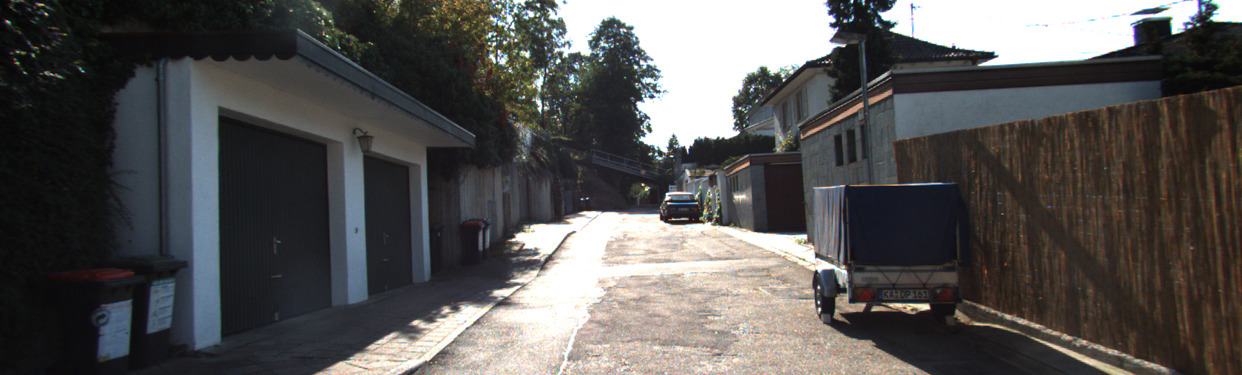
#> input picture chapter3/mypic.png, 1242 x 375 px
$ python hpf.py
#> lines starting #> are read from the running program, lines starting #| are printed output that depends on the picture
import cv2
import numpy as np
from scipy import ndimage

kernel_3x3 = np.array([[-1, -1, -1], [-1, 8, -1], [-1, -1, -1]])
kernel_5x5 = np.array([[-1, -1, -1, -1, -1], [-1, 1, 2, 1, -1],
                       [-1, 2, 4, 2, -1], [-1, 1, 2, 1, -1], [-1, -1, -1, -1, -1]])
sharpen = np.array([[0, -1, 0], [-1, 5, -1], [0, -1, 0]])
top_sobel = np.array([[-1, -2, -1], [0, 0, 0], [-1, -2, -1]])

img = cv2.imread('mypic.png', 0)
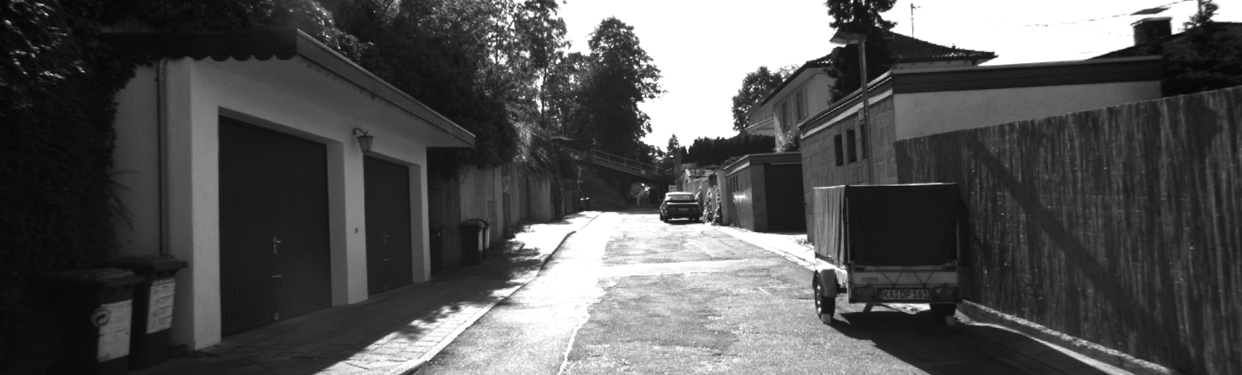
#> img: shape (375, 1242); min 5, max 255, mean 84.6

def convolution(img, kernel):
    input = np.pad(img, (int((kernel.shape[0] - 1)/2), int((kernel.shape[1] - 1)/2)))
    output = np.empty_like(img)
    for i in range(output.shape[0]):
        for j in range(output.shape[1]):
            output[i, j] = np.sum(input[i: i + kernel.shape[0], j:j+kernel.shape[1]] * kernel)
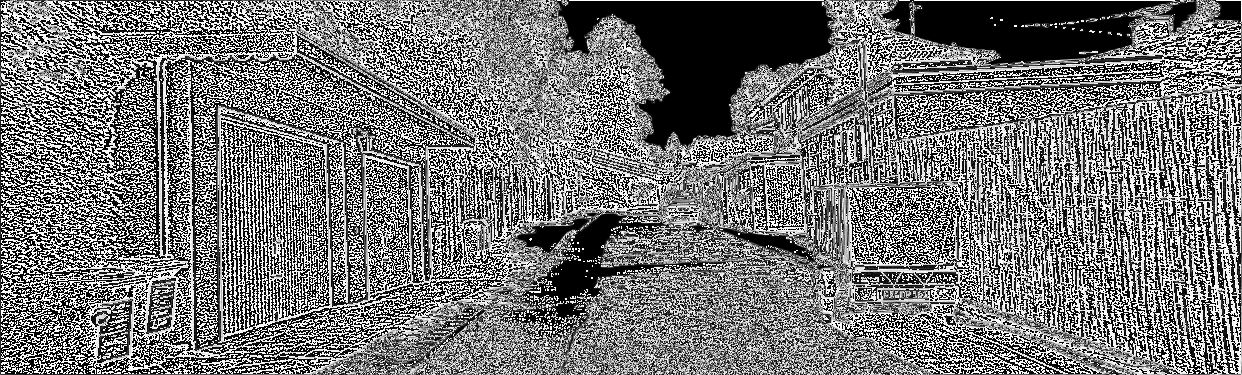
#> output: shape (375, 1242); min 0, max 255, mean 117.2
    return output

# k3 = ndimage.convolve(img, kernel_3x3)
# k5 = ndimage.convolve(img, kernel_5x5)

k3 = convolution(img, kernel_3x3)
k5 = convolution(img, kernel_5x5)
#> in convolution (call 2), `input = np.pad(img, (int((kernel.shape[0] - 1)/2), int((kernel.shape[1..`:
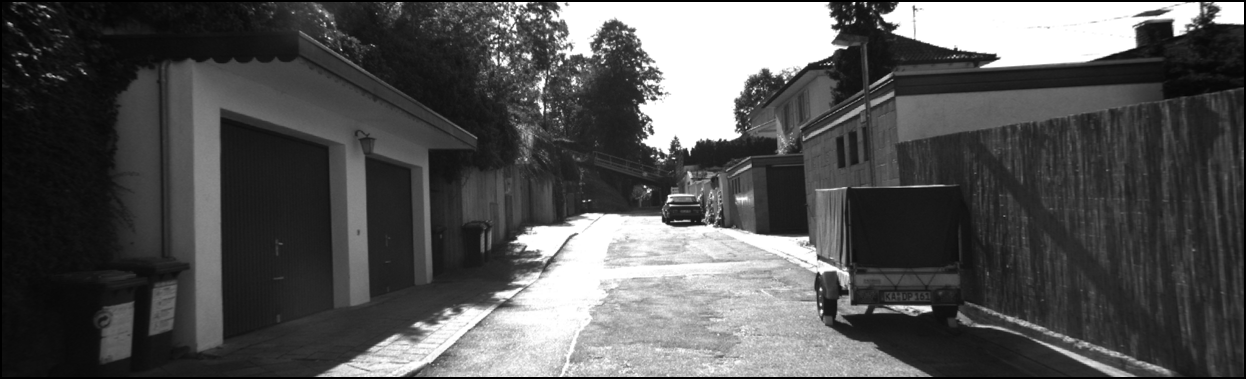
#> input: shape (379, 1246); min 0, max 255, mean 83.4
#> after the loop in convolution (call 2), `for i in range(output.shape[0]):`:
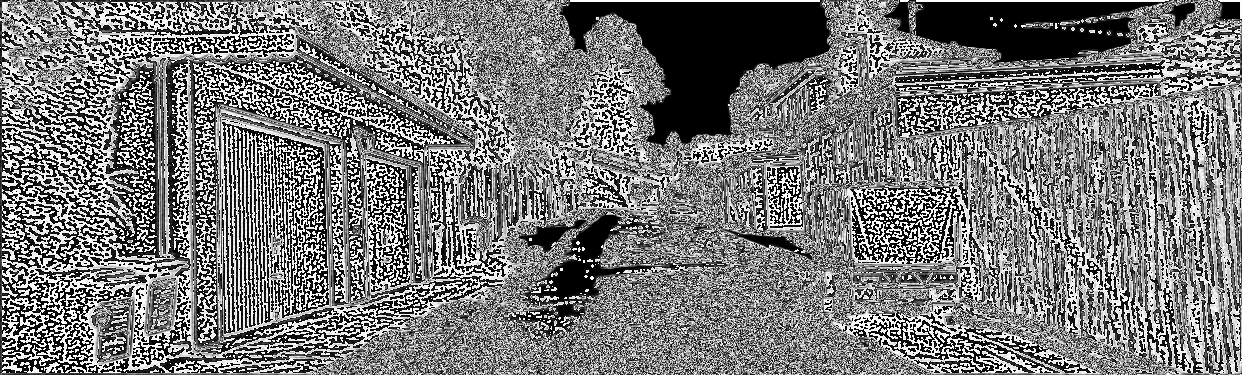
#> output: shape (375, 1242); min 0, max 255, mean 119.9
sp = convolution(img, top_sobel)
#> after the loop in convolution (call 3), `for i in range(output.shape[0]):`:
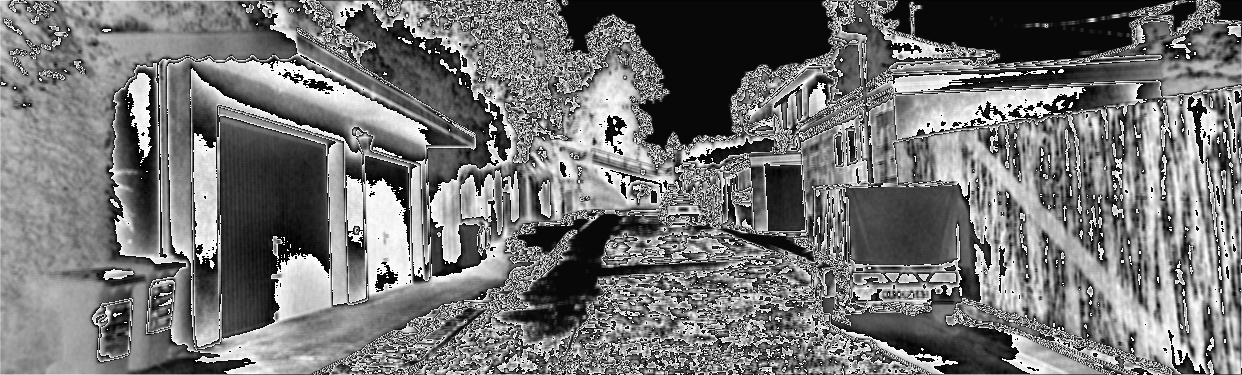
#> output: shape (375, 1242); min 0, max 255, mean 116.6

blurred = cv2.GaussianBlur(img, (17, 17), 0)
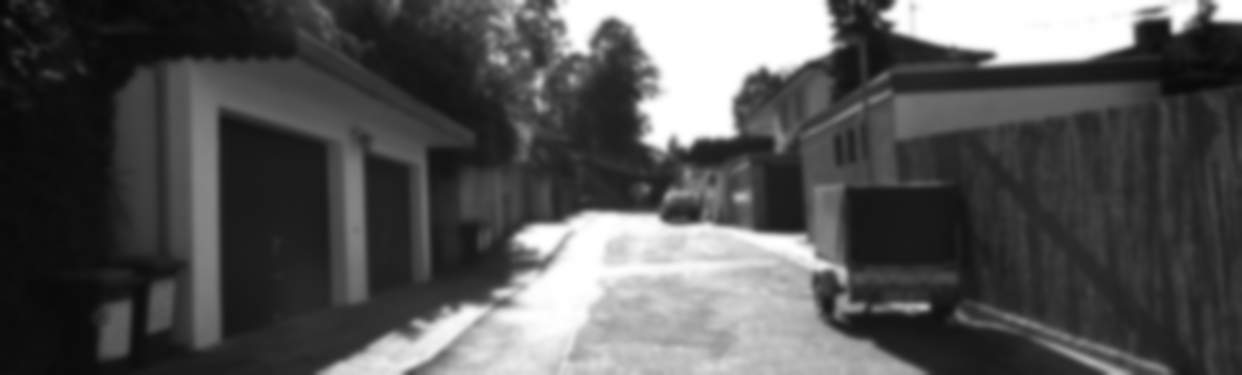
#> blurred: shape (375, 1242); min 7, max 255, mean 84.6
g_hpf = img - blurred
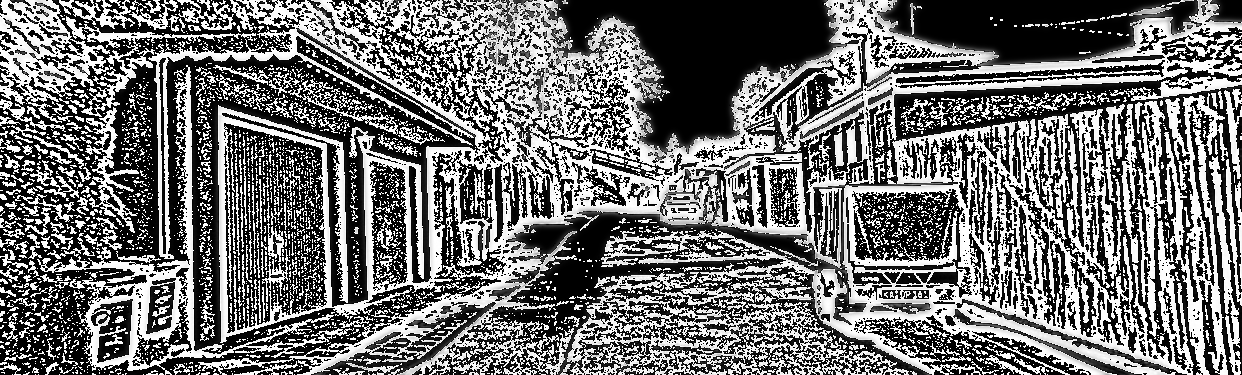
#> g_hpf: shape (375, 1242); min 0, max 255, mean 112.3

# cv2.imshow("3x3", k3)
# cv2.imshow("5x5", k5)
cv2.imshow("sp", sp)
cv2.imshow("blurred", blurred)
cv2.imshow("g_hpf", g_hpf)
cv2.waitKey()
cv2.destroyAllWindows()
